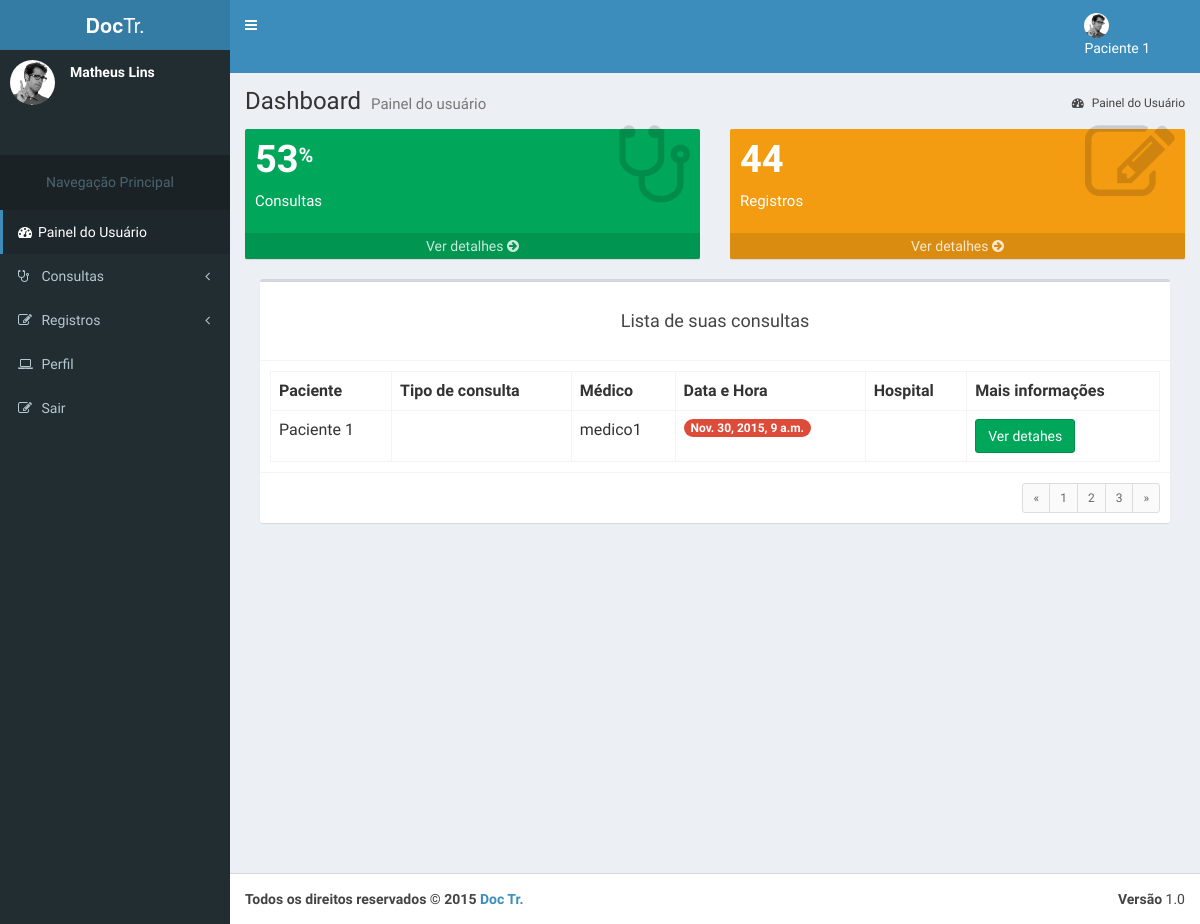
/consultas/ (signed in), run on the app's committed database.
### accounts/models.py (models this page shows, shortened)
class UserU(AbstractBaseUser, PermissionsMixin):
    name = models.CharField('name', max_length=100, blank=True,null=True)
    email = models.EmailField('E-mail', unique=True)
    phone = models.CharField('Telefone', max_length=100, blank=True,null=True)
    username = models.CharField('name de Usuário', unique=True, max_length=100)
    birth_data = models.CharField('Data de Nascimento', max_length=100,blank=True)
    sex = models.CharField('Sexo',max_length=1, choices=(('M', 'Masculino'), ('F', 'Feminino')), default='Masculino')
    is_active = models.BooleanField('Está ativo?', blank=True, default=True)
    is_staff = models.BooleanField('É da equipe?', blank=True, default=False)
    date_joined = models.DateTimeField('Data de Entrada', auto_now_add=True)
    objects = UserManager()
    USERNAME_FIELD = 'username'
    REQUIRED_FIELDS = ['email','name']
    class Meta:
        verbose_name = 'Usuário'
        verbose_name_plural = 'Usuários'

### consult/models.py (models this page shows, shortened)
class Doctor_consult(models.Model):
    STATUS_CHOICES = (
        (0, 'Realizada'),
        (1, 'Pendente'),
        (2, 'Cancelada'),
        (3, 'Arquivada'),
    )
    doctor = models.ForeignKey('accounts.Doctor', verbose_name='Médico',
        related_name='doctor_consult_Doctor', on_delete=models.CASCADE
    )
    consult = models.ForeignKey(
        Consult, verbose_name='Consulta', related_name='doctor_consult_Consult', on_delete=models.CASCADE
    )
    patient = models.ForeignKey(
        Patient, verbose_name='Paciente',
        related_name='doctor_consult_Patient',blank = True, null=True, on_delete=models.CASCADE
    )
    status = models.IntegerField(
        'Situação', choices=STATUS_CHOICES, default=1, blank=True
    )
    created_at = models.DateTimeField('Criado em', auto_now_add=True)
    updated_at = models.DateTimeField('Atualizado em', auto_now=True)
    class Meta:
        verbose_name = 'Médico_Consulta'
        verbose_name_plural = 'Médicos_Consultas'
        unique_together = (('doctor', 'consult'),)

### consult/views.py (the view)
@login_required(redirect_field_name='login_obrigatorio')
def consults(request):
	template_name = ''
	contexto = {}
	consults = None
	try:
		doctor = Doctor.objects.get(id = request.user.id)
		consults = Doctor_consult.objects.all().filter(doctor = doctor)
		template_name = 'consult.html'
	except Exception as e:
		patient = Patient.objects.get(id = request.user.id)
		consults = Doctor_consult.objects.all().filter(patient = patient)
		template_name = 'consult_patient.html'
	contexto['consults'] = consults
	return render(request, template_name, contexto)

### accounts/models.py (called while the page is built)
    def __str__(self):
        return self.username

    def __str__(self):
        return self.name

### consult/templates/consult_patient.html (shortened to what this page needs)
{% extends 'patient/dashboard_patient.html' %}
{% load static %}
      {% block content %}
        {% block shortcuts %}
            {{ block.super }}
            <div class="col-md-12">
              <div class="box">
                <div class="box-header with-border">
                  <br>
                  <center><h3 class="box-title">Lista de suas consultas</h3></center>
                  <br>
                </div>
                {% for consult in consults %}
                <div class="box-body">
                  <table class="table table-bordered">
                    <tr>
                      <th>Paciente</th>
                      <th>Tipo de consulta</th>
                      <th>Médico</th>
                      <th>Data e Hora</th>
                      <th>Hospital</th>
                      <th>Mais informações</th>
                    </tr>
                    <tr>
                      <td>{{consult.patient}}</td>
                      <td>{{consult.consult_type}}</td>
                      <td>{{consult.doctor}}</td>
                      <td><span class="badge bg-red">{{consult.created_at}}</span></td>
                      <td>{{consult.hospital}}</td>
                      <td>
                        <div class="input-group">
                          <div class="input-group-btn">
                            <a href="{{ consult.get_absolute_url }}"><button class="btn btn-success" type="button">Ver detahes</button></a>
                          </div>
                        </div>
                      </td>
                    </tr>
                  </table>
                </div>
                {% endfor %}
                <div class="box-footer clearfix">
                  <ul class="pagination pagination-sm no-margin pull-right">
                    <li><a href="#">&laquo;</a></li>
                    <li><a href="#">1</a></li>
                    <li><a href="#">2</a></li>
                    <li><a href="#">3</a></li>
                    <li><a href="#">&raquo;</a></li>
                  </ul>
                </div>
              </div>
            </div>
            </div>
            </div>
        {% endblock %}
      {% endblock %}

### accounts/templates/patient/dashboard_patient.html (shortened to what this page needs)
{% load static %}
<html>
  <head>
    <link rel="stylesheet" href="{% static 'bootstrap/css/bootstrap.min.css' %}">
    <link rel="stylesheet" href="http://maxcdn.bootstrapcdn.com/font-awesome/4.4.0/css/font-awesome.min.css">
    <link rel="stylesheet" href="http://code.ionicframework.com/ionicons/2.0.1/css/ionicons.min.css">
    <link rel="stylesheet" href="{% static 'dist/css/AdminLTE.min.css' %}">
    <link rel="stylesheet" href="{% static 'dist/css/skins/_all-skins.min.css' %}">
    <link rel="stylesheet" href="{% static 'plugins/iCheck/flat/blue.css' %}">
    <link rel="stylesheet" href="{% static 'plugins/morris/morris.css' %}">
    <link rel="stylesheet" href="{% static 'plugins/jvectormap/jquery-jvectormap-1.2.2.css' %}">
    <link rel="stylesheet" href="{% static 'plugins/datepicker/datepicker3.css' %}">
    <link rel="stylesheet" href="{% static 'plugins/daterangepicker/daterangepicker-bs3.css' %}">
    <link rel="stylesheet" href="{% static 'plugins/bootstrap-wysihtml5/bootstrap3-wysihtml5.min.css' %}">
  </head>
  <body class="hold-transition skin-blue sidebar-mini">
    <div class="wrapper">
    {% block header %}
      <header class="main-header">
        <a href="{% url 'accounts:dashboard' %}" class="logo">
          <span class="logo-lg"><b>Doc</b>Tr.</span>
        </a>
        <nav class="navbar navbar-static-top" role="navigation">
          <a href="#" class="sidebar-toggle" data-toggle="offcanvas" role="button">
          </a>
          <div class="navbar-custom-menu">
            <ul class="nav navbar-nav">
              <li class="dropdown user user-menu">
                <a href="#" class="dropdown-toggle" data-toggle="dropdown">
                  <img src="{% static 'dist/img/user2-160x160.jpg' %}" class="user-image" alt="User Image">
                  <span class="hidden-xs">{{user.name}}</span>
                </a>
            </ul>
          </div>
        </nav>
      </header>
      {% endblock %}
      {% block menu %}
      <aside class="main-sidebar">
        <section class="sidebar">
          <div class="user-panel">
            <div class="pull-left image">
              <img src="{% static 'dist/img/user2-160x160.jpg' %}" class="img-circle" alt="User Image">
            </div>
            <div class="pull-left info">
              <p>Matheus Lins</p>
            </div>
          </div>
          <br>
          <br>
          <ul class="sidebar-menu">
            <li class="header"><center><h5>Navegação Principal</h5></center></li>
            <li class="active treeview">
              <a href="{% url 'accounts:dashboard' %}">
                <i class="fa fa-dashboard"></i><span>Painel do Usuário</span>
              </a>
            </li>
            <li>
              <a href="pages/widgets.html">
                <i class="fa fa-stethoscope"></i> <span>Consultas</span>
                <i class="fa fa-angle-left pull-right"></i>
              </a>
            </li>
            <li class="treeview">
              <a href="#">
                <i class="fa fa-pencil-square-o"></i>
                <span>Registros</span>
                <i class="fa fa-angle-left pull-right"></i>
              </a>
            </li>
            <li class="treeview">
              <a href="{% url 'accounts:profile' %}">
                <i class="fa fa-laptop"></i>
                <span>Perfil</span>
              </a>
            </li>
            <li class="treeview">
              <a href="{% url 'core:logout' %}">
                <i class="fa fa-edit"></i> <span>Sair</span>
              </a>
            </li>
          </ul>
        </section>
      </aside>
      {% endblock %}
      {% block content %}
      {% block shortcuts %}
      <div class="content-wrapper">
        <section class="content-header">
          <h1>
            Dashboard
            <small>Painel do usuário</small>
          </h1>
          <ol class="breadcrumb">
            <li class="active"><a href="{% url 'accounts:dashboard' %}"><i class="fa fa-dashboard"></i> Painel do Usuário</a></li>
          </ol>
        </section>
        <section class="content">
          <div class="row">
            <div class="col-lg-6 col-xs-6">
              <div class="small-box bg-green">
                <div class="inner">
                  <h3>53<sup style="font-size: 20px">%</sup></h3>
                  <p>Consultas</p>
                </div>
                <div class="icon">
                  <i class="fa fa-stethoscope"></i>
                </div>
                <a href="{% url 'consult:consults' %}" class="small-box-footer">Ver detalhes <i class="fa fa-arrow-circle-right"></i></a>
              </div>
            </div>
            <div class="col-lg-6 col-xs-6">
              <div class="small-box bg-yellow">
                <div class="inner">
                  <h3>44</h3>
                  <p>Registros</p>
                </div>
                <div class="icon">
                  <i class="fa fa-pencil-square-o"></i>
                </div>
                <a href="{% url 'register:registers' %}" class="small-box-footer">Ver detalhes <i class="fa fa-arrow-circle-right"></i></a>
              </div>
            </div>
          </div>
        {% endblock %}
      {% endblock %}
      {% block footer %}
      <footer class="main-footer">
        <div class="pull-right hidden-xs">
          <b>Versão</b> 1.0
        </div>
        <strong>Todos os direitos reservados &copy; 2015 <a href="{% url 'core:home' %}">Doc Tr.</a>
      </footer>
      {% endblock %}
  </body>
</html>

### accounts/templates/patient/dashboard_patient.html (style rules this page uses)
.navbar-nav { margin-right: 20%; }

### data on the page
UserU: name "Paciente 1"
Doctor_consult: patient "Paciente 1", doctor "medico1", created_at "Nov. 30, 2015, 9 a.m."
